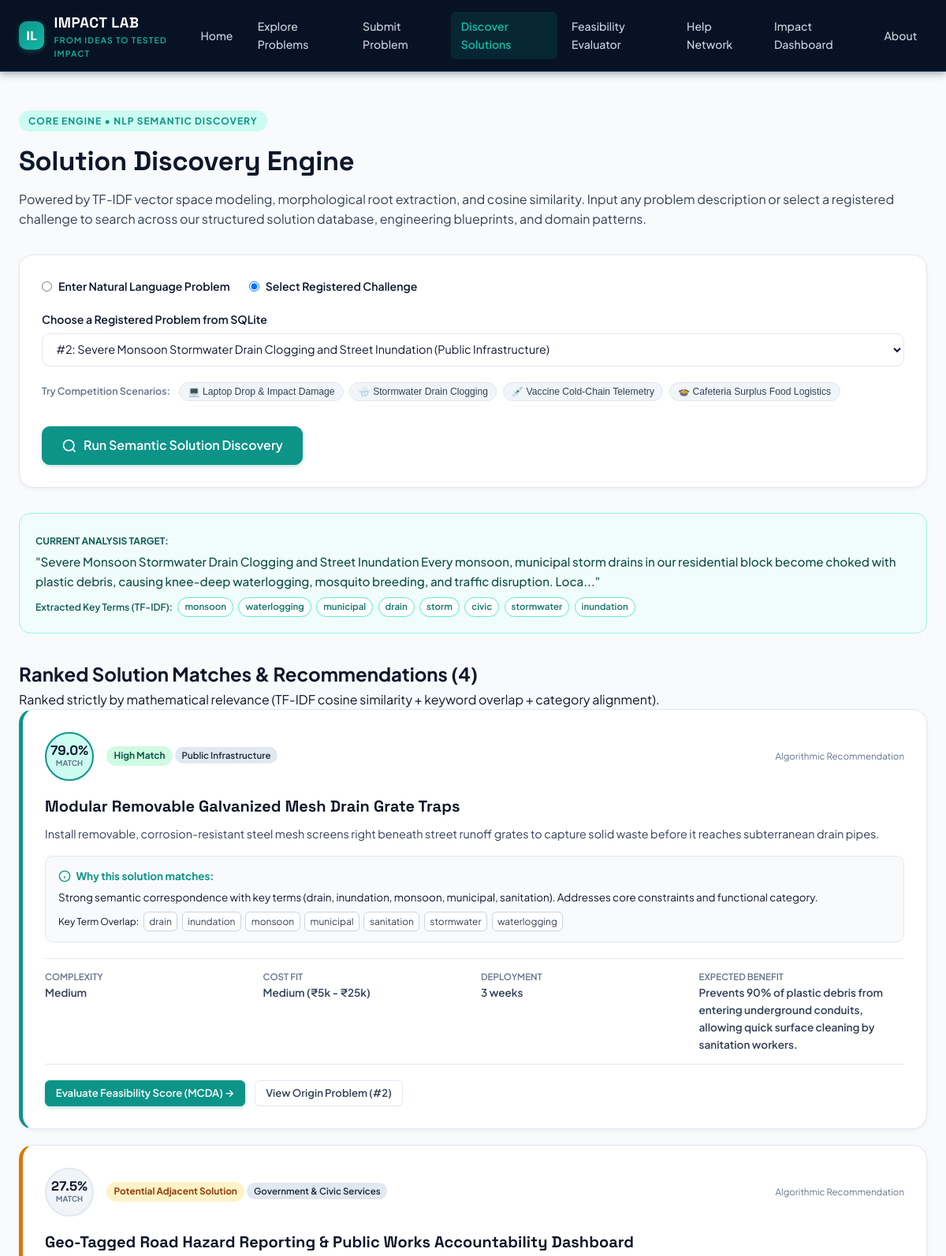
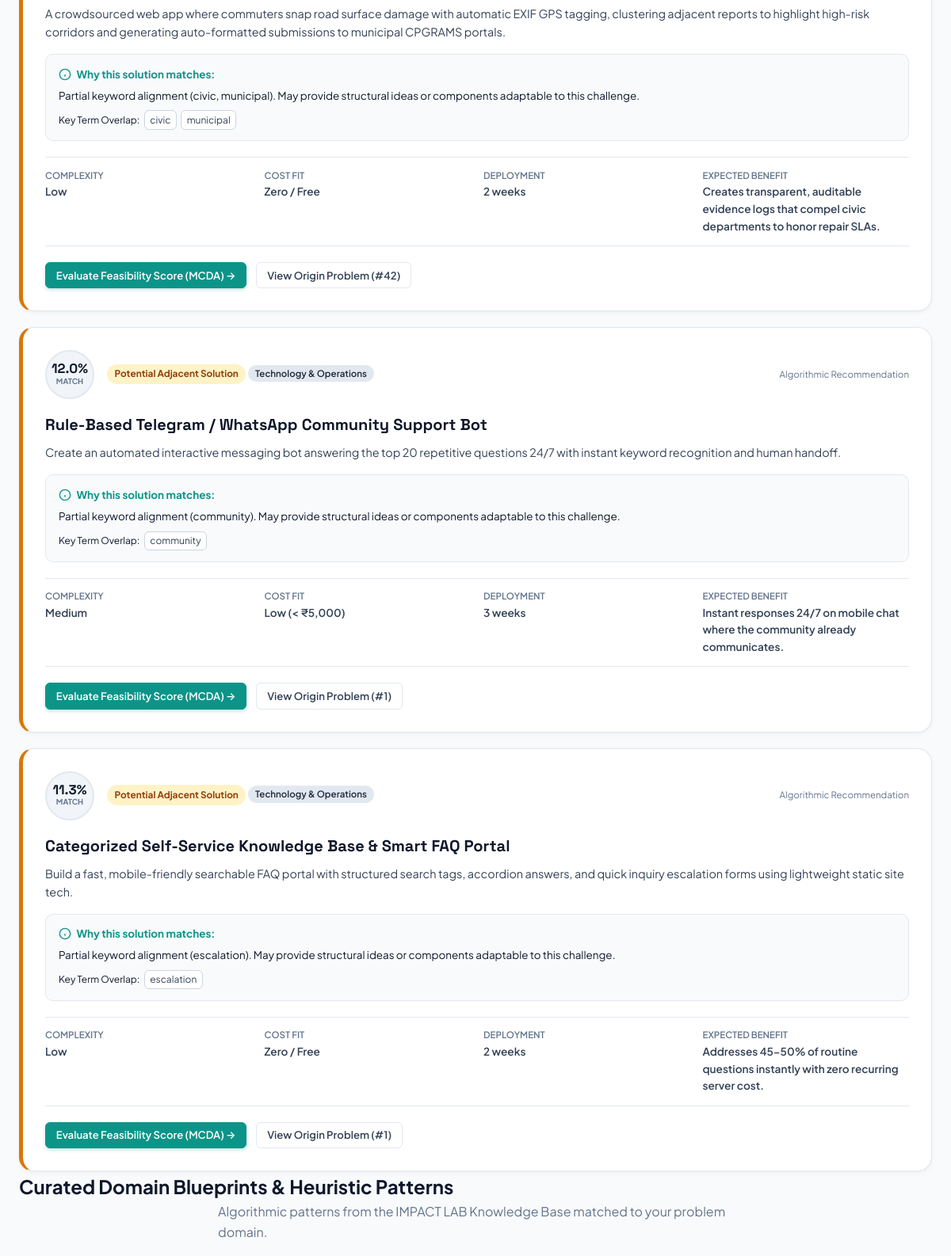
The page /discover?problem_id=2 (upper part) on the database its author committed (2 pictures, top to bottom).
### tables this page shows
CREATE TABLE solutions (
        id INTEGER PRIMARY KEY AUTOINCREMENT,
        problem_id INTEGER NOT NULL,
        title TEXT NOT NULL,
        description TEXT NOT NULL,
        category TEXT,
        author_name TEXT DEFAULT 'Community Solver',
        author_type TEXT DEFAULT 'Student / Contributor',
        required_resources TEXT,
        difficulty TEXT DEFAULT 'Medium', -- 'Low', 'Medium', 'High'
        estimated_cost TEXT DEFAULT 'Low', -- 'Zero / Free', 'Low (< ₹5,000)', 'Medium (₹5k - ₹25k)', 'High (> ₹25k)'
        expected_benefit TEXT,
        time_weeks INTEGER DEFAULT 4,
        status TEXT DEFAULT 'Proposed', -- 'Proposed', 'Selected', 'Testing', 'Result Recorded'
        target_metric TEXT,
        actual_result TEXT,
        created_at TIMESTAMP DEFAULT CURRENT_TIMESTAMP,
        FOREIGN KEY (problem_id) REFERENCES problems (id) ON DELETE CASCADE
    );

### app.py (the view)
@app.route("/discover")
def discover_page():
    all_problems = database.get_all_problems()
    problem_id = request.args.get("problem_id", type=int)
    custom_query = request.args.get("q", "").strip()
    query_text = ""
    problem_category = "General / Other"
    has_searched = False
    ranked_results = []
    extracted_keywords = []
    curated_suggestions = []
    if problem_id:
        target_problem = database.get_problem_by_id(problem_id)
        if target_problem:
            query_text = f"{target_problem['title']} {target_problem['description']} {target_problem.get('keywords', '')}"
            problem_category = target_problem["category"]
            has_searched = True
    elif custom_query:
        query_text = custom_query
        has_searched = True
    if has_searched and query_text:
        extracted_keywords = nlp_engine.extract_keywords(query_text, top_n=8)
        all_solutions = database.get_all_solutions()
        ranked_results = nlp_engine.rank_matching_solutions(query_text, all_solutions)
        curated_suggestions = ai_suggester.get_curated_suggestions(problem_category, query_text)
    return render_template(
        "discover.html",
        all_problems=all_problems,
        selected_problem_id=problem_id,
        custom_query=custom_query,
        query_text=query_text,
        has_searched=has_searched,
        ranked_results=ranked_results,
        extracted_keywords=extracted_keywords,
        curated_suggestions=curated_suggestions
    )

### ai_suggester.py (called while the page is built)
def get_curated_suggestions(problem_category, problem_text):
    suggestions = []
    cat_key = "General / Other"
    for key in DOMAIN_KNOWLEDGE_TEMPLATES:
        if key.lower() in (problem_category or "").lower():
            cat_key = key
            break
    base_templates = DOMAIN_KNOWLEDGE_TEMPLATES.get(cat_key, DOMAIN_KNOWLEDGE_TEMPLATES["General / Other"])
    for t in base_templates:
        item = dict(t)
        item["is_algorithmic_suggestion"] = True
        item["source"] = "Curated Impact Knowledge Base"
        suggestions.append(item)
    if cat_key == "General / Other":
        for t in DOMAIN_KNOWLEDGE_TEMPLATES["Technology & Operations"][:1]:
            item = dict(t)
            item["is_algorithmic_suggestion"] = True
            item["source"] = "Curated Impact Knowledge Base"
            suggestions.append(item)
    return suggestions

### database.py (called while the page is built)
def get_db_connection():
    conn = sqlite3.connect(DB_PATH)
    conn.row_factory = sqlite3.Row
    conn.execute("PRAGMA foreign_keys = ON")
    return conn

def get_problem_by_id(problem_id):
    conn = get_db_connection()
    problem = conn.execute("SELECT * FROM problems WHERE id = ?", (problem_id,)).fetchone()
    conn.close()
    return dict(problem) if problem else None

def get_all_solutions():
    conn = get_db_connection()
    query = """
    SELECT s.*, p.title as problem_title, p.category as problem_category, p.keywords as problem_keywords
    FROM solutions s
    LEFT JOIN problems p ON s.problem_id = p.id
    ORDER BY s.id DESC
    """
    solutions = conn.execute(query).fetchall()
    conn.close()
    return [dict(s) for s in solutions]

### nlp_engine.py (called while the page is built)
def tokenize(text):
    if not text:
        return []
    clean_text = re.sub(r"[^\w\s-]", " ", text.lower())
    clean_text = re.sub(r"[-_]", " ", clean_text)
    tokens = clean_text.split()
    return [t for t in tokens if len(t) >= 2]

def stem(word):
    w = word.lower()
    if len(w) <= 3:
        return w
    if w.endswith("ies") and len(w) > 4:
        return w[:-3] + "y"
    if w.endswith("sses"):
        return w[:-2]
    if w.endswith("ing") and len(w) > 5:
        return w[:-3]
    if w.endswith("ed") and len(w) > 4:
        return w[:-2]
    if w.endswith("tion") and len(w) > 5:
        return w[:-4]
    if w.endswith("ment") and len(w) > 6:
        return w[:-4]
    if w.endswith("s") and not w.endswith("ss") and len(w) > 3:
        return w[:-1]
    return w

### templates/discover.html (shortened to what this page needs)
{% extends "base.html" %}
{% block content %}
<div class="page-container">
    <div class="page-header">
        <span class="section-badge">Core Engine &bull; NLP Semantic Discovery</span>
        <h1 class="page-title">Solution Discovery Engine</h1>
        <p class="page-subtitle">
            Powered by TF-IDF vector space modeling, morphological root extraction, and cosine similarity. Input any problem description or select a registered challenge to search across our structured solution database, engineering blueprints, and domain patterns.
        </p>
    </div>
    <div class="discovery-query-card">
        <form method="GET" action="{{ url_for('discover_page') }}" class="discovery-form" id="discoverForm">
            <div class="query-mode-switch">
                <label class="radio-label">
                    <input type="radio" name="query_mode" value="custom" {% if custom_query or not selected_problem_id %}checked{% endif %} onchange="toggleQueryMode(this.value)">
                    <span>Enter Natural Language Problem</span>
                </label>
                <label class="radio-label">
                    <input type="radio" name="query_mode" value="select" {% if selected_problem_id and not custom_query %}checked{% endif %} onchange="toggleQueryMode(this.value)">
                    <span>Select Registered Challenge</span>
                </label>
            </div>
            <div id="selectProblemGroup" class="form-group" style="{% if not (selected_problem_id and not custom_query) %}display: none;{% endif %}">
                <label for="problemSelect" class="form-label">Choose a Registered Problem from SQLite</label>
                <select id="problemSelect" name="problem_id" class="form-select">
                    {% for p in all_problems %}
                    <option value="{{ p.id }}" {% if selected_problem_id == p.id %}selected{% endif %}>
                        #{{ p.id }}: {{ p.title }} ({{ p.category }})
                    </option>
                    {% endfor %}
                </select>
            </div>
            <div class="sample-queries-wrap">
                <span class="sample-label">Try Competition Scenarios:</span>
                <button type="button" class="query-chip" onclick="applySampleQuery('laptop damage caused by accidental impacts in maker labs')">
                    💻 Laptop Drop &amp; Impact Damage
                </button>
                <button type="button" class="query-chip" onclick="applySampleQuery('monsoon stormwater drain clogging and street waterlogging')">
                    🌧️ Stormwater Drain Clogging
                </button>
                <button type="button" class="query-chip" onclick="applySampleQuery('rural clinic vaccine cold chain temperature breach storage')">
                    💉 Vaccine Cold-Chain Telemetry
                </button>
                <button type="button" class="query-chip" onclick="applySampleQuery('cafeteria surplus food waste logistics and hunger donation')">
                    🍲 Cafeteria Surplus Food Logistics
                </button>
            </div>
            <div class="form-actions mt-3">
                <button type="submit" class="btn btn-primary btn-lg" id="discoverSubmitBtn">
                    <svg width="20" height="20" viewBox="0 0 24 24" fill="none" stroke="currentColor" stroke-width="2"><circle cx="11" cy="11" r="8"/><path d="m21 21-4.3-4.3"/></svg>
                    Run Semantic Solution Discovery
                </button>
            </div>
        </form>
    </div>
    {% if query_text %}
    <div class="query-context-banner">
        <div class="context-details">
            <span class="context-label">Current Analysis Target:</span>
            <p class="context-text">"{{ query_text[:240] }}{% if query_text|length > 240 %}...{% endif %}"</p>
            {% if extracted_keywords %}
            <div class="extracted-keywords-wrap">
                <span class="kw-label">Extracted Key Terms (TF-IDF):</span>
                {% for kw in extracted_keywords %}
                <span class="keyword-pill">{{ kw }}</span>
                {% endfor %}
            </div>
            {% endif %}
        </div>
    </div>
    {% endif %}
    {% if has_searched %}
    <div class="section-divider">
        <h2>Ranked Solution Matches &amp; Recommendations ({{ ranked_results|length }})</h2>
        <p>Ranked strictly by mathematical relevance (TF-IDF cosine similarity + keyword overlap + category alignment).</p>
    </div>
    {% if ranked_results %}
    <div class="discovery-results-grid">
        {% for match in ranked_results %}
        <div class="match-card {% if match.relevance_score >= 70 %}high-match{% elif match.relevance_score >= 40 %}med-match{% else %}low-match{% endif %}">
            <div class="match-score-header">
                <div class="score-pill-wrap">
                    <div class="relevance-circle">
                        <span class="relevance-val">{{ match.relevance_score }}%</span>
                        <span class="relevance-sub">Match</span>
                    </div>
                    <div>
                        <span class="quality-badge quality-{{ match.match_quality|lower|replace(' ', '-') }}">
                            {{ match.match_quality }}
                        </span>
                        {% if match.category %}
                        <span class="category-pill">{{ match.category }}</span>
                        {% endif %}
                    </div>
                </div>
                <div class="source-tag">
                    Algorithmic Recommendation
                </div>
            </div>
            <h3 class="match-title">{{ match.title }}</h3>
            <p class="match-desc">{{ match.description }}</p>
            <div class="match-rationale">
                <div class="rationale-header">
                    <svg width="16" height="16" viewBox="0 0 24 24" fill="none" stroke="currentColor" stroke-width="2"><circle cx="12" cy="12" r="10"/><line x1="12" y1="16" x2="12" y2="12"/><line x1="12" y1="8" x2="12.01" y2="8"/></svg>
                    <strong>Why this solution matches:</strong>
                </div>
                <p>{{ match.explanation }}</p>
                {% if match.matched_keywords %}
                <div class="matched-kw-list">
                    <span>Key Term Overlap:</span>
                    {% for mkw in match.matched_keywords %}
                    <span class="badge badge-outline">{{ mkw }}</span>
                    {% endfor %}
                </div>
                {% endif %}
            </div>
            <div class="match-specs">
                <div class="spec-cell">
                    <span class="s-label">Complexity</span>
                    <span class="s-val">{{ match.difficulty or 'Moderate' }}</span>
                </div>
                <div class="spec-cell">
                    <span class="s-label">Cost Fit</span>
                    <span class="s-val">{{ match.estimated_cost or 'Low' }}</span>
                </div>
                <div class="spec-cell">
                    <span class="s-label">Deployment</span>
                    <span class="s-val">{{ match.time_weeks or 3 }} weeks</span>
                </div>
                <div class="spec-cell">
                    <span class="s-label">Expected Benefit</span>
                    <span class="s-val">{{ match.expected_benefit or 'Proven process efficiency' }}</span>
                </div>
            </div>
            <div class="match-actions">
                <a href="{{ url_for('evaluate_page') }}?title={{ match.title|urlencode }}&problem_id={{ match.problem_id }}" class="btn btn-primary btn-sm">
                    Evaluate Feasibility Score (MCDA) &rarr;
                </a>
                {% if match.problem_id %}
                <a href="{{ url_for('problem_details_page', problem_id=match.problem_id) }}" class="btn btn-outline btn-sm">
                    View Origin Problem (#{{ match.problem_id }})
                </a>
                {% endif %}
            </div>
        </div>
        {% endfor %}
    </div>
    {% endif %}
    {% if curated_suggestions %}
    <div class="section-divider mt-5">
        <h2>Curated Domain Blueprints &amp; Heuristic Patterns</h2>
        <p class="section-subtitle">
            Algorithmic patterns from the IMPACT LAB Knowledge Base matched to your problem domain.
        </p>
    </div>
    {% endif %}
    {% endif %}
</div>
{% endblock %}

### rows shown on the page
solutions: relevance_score "79.0", match_quality "High Match", category "Public Infrastructure", title "Modular Removable Galvanized Mesh Drain Grate Traps", description "Install removable, corrosion-resistant steel mesh screens right beneath street runoff grates to capture solid waste before it reaches subterranean drain pipes.", explanation "Strong semantic correspondence with key terms (drain, inundation, monsoon, municipal, sanitation). Addresses core constraints and functional category.", matched_keywords "drain" "inundation" "monsoon" "municipal" "sanitation" "stormwater" "waterlogging", difficulty "Medium", estimated_cost "Medium (₹5k - ₹25k)", time_weeks "3", expected_benefit "Prevents 90% of plastic debris from entering underground conduits, allowing quick surface cleaning by sanitation workers.", problem_id "2"
solutions: relevance_score "27.5", match_quality "Potential Adjacent Solution", category "Government & Civic Services", title "Geo-Tagged Road Hazard Reporting & Public Works Accountability Dashboard", description "A crowdsourced web app where commuters snap road surface damage with automatic EXIF GPS tagging, clustering adjacent reports to highlight high-risk corridors and generating auto-formatted submissions to municipal CPGRAMS portals.", explanation "Partial keyword alignment (civic, municipal). May provide structural ideas or components adaptable to this challenge.", matched_keywords "civic" "municipal", difficulty "Low", estimated_cost "Zero / Free", time_weeks "2", expected_benefit "Creates transparent, auditable evidence logs that compel civic departments to honor repair SLAs.", problem_id "42"
solutions: relevance_score "12.0", match_quality "Potential Adjacent Solution", category "Technology & Operations", title "Rule-Based Telegram / WhatsApp Community Support Bot", description "Create an automated interactive messaging bot answering the top 20 repetitive questions 24/7 with instant keyword recognition and human handoff.", explanation "Partial keyword alignment (community). May provide structural ideas or components adaptable to this challenge.", matched_keywords "community", difficulty "Medium", estimated_cost "Low (< ₹5,000)", time_weeks "3", expected_benefit "Instant responses 24/7 on mobile chat where the community already communicates.", problem_id "1"
solutions: relevance_score "11.3", match_quality "Potential Adjacent Solution", category "Technology & Operations", title "Categorized Self-Service Knowledge Base & Smart FAQ Portal", description "Build a fast, mobile-friendly searchable FAQ portal with structured search tags, accordion answers, and quick inquiry escalation forms using lightweight static site tech.", explanation "Partial keyword alignment (escalation). May provide structural ideas or components adaptable to this challenge.", matched_keywords "escalation", difficulty "Low", estimated_cost "Zero / Free", time_weeks "2", expected_benefit "Addresses 45-50% of routine questions instantly with zero recurring server cost.", problem_id "1"

### other values the page prints
{{ kw }} "monsoon" "waterlogging" "municipal" "drain" "storm" "civic" "stormwater" "inundation"
{{ ranked_results|length }} "4"
